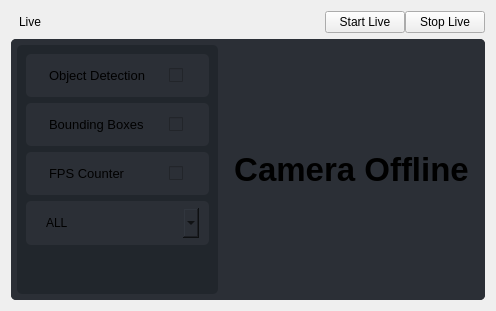
            <widget class="QWidget" name="DashboardPage">
             <layout class="QVBoxLayout" name="verticalLayout_9">
              <item alignment="Qt::AlignTop">
               <widget class="QWidget" name="DashboardBar" native="true">
                <property name="styleSheet">
                 <string notr="true"/>
                </property>
                <layout class="QHBoxLayout" name="horizontalLayout_9">
                 <property name="spacing">
                  <number>0</number>
                 </property>
                 <property name="leftMargin">
                  <number>0</number>
                 </property>
                 <property name="topMargin">
                  <number>0</number>
                 </property>
                 <property name="rightMargin">
                  <number>0</number>
                 </property>
                 <property name="bottomMargin">
                  <number>0</number>
                 </property>
                 <item>
                  <widget class="QLabel" name="homeTitle">
                   <property name="styleSheet">
                    <string notr="true">padding-left:5px;</string>
                   </property>
                   <property name="text">
                    <string>Live</string>
                   </property>
                  </widget>
                 </item>
                 <item>
                  <widget class="QPushButton" name="liveBtn">
                   <property name="sizePolicy">
                    <sizepolicy hsizetype="Maximum" vsizetype="Fixed">
                     <horstretch>0</horstretch>
                     <verstretch>0</verstretch>
                    </sizepolicy>
                   </property>
                   <property name="cursor">
                    <cursorShape>PointingHandCursor</cursorShape>
                   </property>
                   <property name="text">
                    <string>Start Live</string>
                   </property>
                   <property name="icon">
                    <iconset resource="../resources.qrc">
                     <normaloff>:/feather/play.svg</normaloff>:/feather/play.svg</iconset>
                   </property>
                  </widget>
                 </item>
                 <item>
                  <widget class="QPushButton" name="stopLiveBtn">
                   <property name="sizePolicy">
                    <sizepolicy hsizetype="Maximum" vsizetype="Fixed">
                     <horstretch>0</horstretch>
                     <verstretch>0</verstretch>
                    </sizepolicy>
                   </property>
                   <property name="cursor">
                    <cursorShape>PointingHandCursor</cursorShape>
                   </property>
                   <property name="layoutDirection">
                    <enum>Qt::LeftToRight</enum>
                   </property>
                   <property name="autoFillBackground">
                    <bool>false</bool>
                   </property>
                   <property name="styleSheet">
                    <string notr="true"/>
                   </property>
                   <property name="text">
                    <string>Stop Live</string>
                   </property>
                   <property name="icon">
                    <iconset resource="../resources.qrc">
                     <normaloff>:/feather/square.svg</normaloff>:/feather/square.svg</iconset>
                   </property>
                  </widget>
                 </item>
                </layout>
               </widget>
              </item>
              <item>
               <widget class="QWidget" name="DashboarMain" native="true">
                <property name="sizePolicy">
                 <sizepolicy hsizetype="Preferred" vsizetype="Expanding">
                  <horstretch>0</horstretch>
                  <verstretch>0</verstretch>
                 </sizepolicy>
                </property>
                <property name="styleSheet">
                 <string notr="true">background-color:#2b2f36;
border-radius:5px;
padding:7px 10px;</string>
                </property>
                <layout class="QVBoxLayout" name="verticalLayout_10">
                 <property name="spacing">
                  <number>0</number>
                 </property>
                 <property name="leftMargin">
                  <number>0</number>
                 </property>
                 <property name="topMargin">
                  <number>0</number>
                 </property>
                 <property name="rightMargin">
                  <number>0</number>
                 </property>
                 <property name="bottomMargin">
                  <number>0</number>
                 </property>
                 <item>
                  <widget class="QWidget" name="widget_4" native="true">
                   <layout class="QHBoxLayout" name="horizontalLayout_13">
                    <property name="leftMargin">
                     <number>6</number>
                    </property>
                    <property name="topMargin">
                     <number>6</number>
                    </property>
                    <property name="rightMargin">
                     <number>6</number>
                    </property>
                    <property name="bottomMargin">
                     <number>6</number>
                    </property>
                    <item>
                     <widget class="QWidget" name="dashboardTools" native="true">
                      <property name="sizePolicy">
                       <sizepolicy hsizetype="Maximum" vsizetype="Preferred">
                        <horstretch>0</horstretch>
                        <verstretch>0</verstretch>
                       </sizepolicy>
                      </property>
                      <property name="styleSheet">
                       <string notr="true">QLabel{
font-size:10pt;
}
#dashboardTools{
	background-color: #21262c;
}</string>
                      </property>
                      <layout class="QVBoxLayout" name="verticalLayout_28">
                       <item>
                        <widget class="QFrame" name="frame_17">
                         <property name="sizePolicy">
                          <sizepolicy hsizetype="Preferred" vsizetype="Preferred">
                           <horstretch>0</horstretch>
                           <verstretch>0</verstretch>
                          </sizepolicy>
                         </property>
                         <property name="maximumSize">
                          <size>
                           <width>16777215</width>
                           <height>16777215</height>
                          </size>
                         </property>
                         <property name="frameShape">
                          <enum>QFrame::StyledPanel</enum>
                         </property>
                         <property name="frameShadow">
                          <enum>QFrame::Raised</enum>
                         </property>
                         <layout class="QHBoxLayout" name="horizontalLayout_14">
                          <property name="spacing">
                           <number>0</number>
                          </property>
                          <property name="leftMargin">
                           <number>0</number>
                          </property>
                          <property name="topMargin">
                           <number>0</number>
                          </property>
                          <property name="rightMargin">
                           <number>0</number>
                          </property>
                          <property name="bottomMargin">
                           <number>0</number>
                          </property>
                          <item alignment="Qt::AlignLeft">
                           <widget class="QLabel" name="detectLable">
                            <property name="sizePolicy">
                             <sizepolicy hsizetype="Expanding" vsizetype="Preferred">
                              <horstretch>0</horstretch>
                              <verstretch>0</verstretch>
                             </sizepolicy>
                            </property>
                            <property name="styleSheet">
                             <string notr="true"/>
                            </property>
                            <property name="text">
                             <string>Object Detection</string>
                            </property>
                           </widget>
                          </item>
                          <item>
                           <widget class="QCheckBox" name="detectCheck">
                            <property name="text">
                             <string/>
                            </property>
                           </widget>
                          </item>
                         </layout>
                        </widget>
                       </item>
                       <item>
                        <widget class="QFrame" name="frame_20">
                         <property name="sizePolicy">
                          <sizepolicy hsizetype="Preferred" vsizetype="Maximum">
                           <horstretch>0</horstretch>
                           <verstretch>0</verstretch>
                          </sizepolicy>
                         </property>
                         <property name="frameShape">
                          <enum>QFrame::StyledPanel</enum>
                         </property>
                         <property name="frameShadow">
                          <enum>QFrame::Raised</enum>
                         </property>
                         <layout class="QHBoxLayout" name="horizontalLayout_32">
                          <property name="spacing">
                           <number>0</number>
                          </property>
                          <property name="leftMargin">
                           <number>0</number>
                          </property>
                          <property name="topMargin">
                           <number>0</number>
                          </property>
                          <property name="rightMargin">
                           <number>0</number>
                          </property>
                          <property name="bottomMargin">
                           <number>0</number>
                          </property>
                          <item>
                           <widget class="QLabel" name="label_26">
                            <property name="sizePolicy">
                             <sizepolicy hsizetype="Expanding" vsizetype="Preferred">
                              <horstretch>0</horstretch>
                              <verstretch>0</verstretch>
                             </sizepolicy>
                            </property>
                            <property name="text">
                             <string>Bounding Boxes</string>
                            </property>
                           </widget>
                          </item>
                          <item>
                           <widget class="QCheckBox" name="drawCheck">
                            <property name="sizePolicy">
                             <sizepolicy hsizetype="Maximum" vsizetype="Maximum">
                              <horstretch>0</horstretch>
                              <verstretch>0</verstretch>
                             </sizepolicy>
                            </property>
                            <property name="text">
                             <string/>
                            </property>
                           </widget>
                          </item>
                         </layout>
                        </widget>
                       </item>
                       <item>
                        <widget class="QFrame" name="frame_18">
                         <property name="sizePolicy">
                          <sizepolicy hsizetype="Preferred" vsizetype="Maximum">
                           <horstretch>0</horstretch>
                           <verstretch>0</verstretch>
                          </sizepolicy>
                         </property>
                         <property name="frameShape">
                          <enum>QFrame::StyledPanel</enum>
                         </property>
                         <property name="frameShadow">
                          <enum>QFrame::Raised</enum>
                         </property>
                         <layout class="QHBoxLayout" name="horizontalLayout_30">
                          <property name="spacing">
                           <number>0</number>
                          </property>
                          <property name="leftMargin">
                           <number>0</number>
                          </property>
                          <property name="topMargin">
                           <number>0</number>
                          </property>
                          <property name="rightMargin">
                           <number>0</number>
                          </property>
                          <property name="bottomMargin">
                           <number>0</number>
                          </property>
                          <item alignment="Qt::AlignLeft">
                           <widget class="QLabel" name="label_8">
                            <property name="sizePolicy">
                             <sizepolicy hsizetype="Expanding" vsizetype="Preferred">
                              <horstretch>0</horstretch>
                              <verstretch>0</verstretch>
                             </sizepolicy>
                            </property>
                            <property name="text">
                             <string>FPS Counter</string>
                            </property>
                           </widget>
                          </item>
                          <item>
                           <widget class="QCheckBox" name="fpsCheck">
                            <property name="sizePolicy">
                             <sizepolicy hsizetype="Maximum" vsizetype="Maximum">
                              <horstretch>0</horstretch>
                              <verstretch>0</verstretch>
                             </sizepolicy>
                            </property>
                            <property name="text">
                             <string/>
                            </property>
                           </widget>
                          </item>
                         </layout>
                        </widget>
                       </item>
                       <item>
                        <widget class="QFrame" name="frame_19">
                         <property name="sizePolicy">
                          <sizepolicy hsizetype="Preferred" vsizetype="Maximum">
                           <horstretch>0</horstretch>
                           <verstretch>0</verstretch>
                          </sizepolicy>
                         </property>
                         <property name="frameShape">
                          <enum>QFrame::StyledPanel</enum>
                         </property>
                         <property name="frameShadow">
                          <enum>QFrame::Raised</enum>
                         </property>
                         <layout class="QHBoxLayout" name="horizontalLayout_31">
                          <property name="spacing">
                           <number>0</number>
                          </property>
                          <property name="leftMargin">
                           <number>0</number>
                          </property>
                          <property name="topMargin">
                           <number>0</number>
                          </property>
                          <property name="rightMargin">
                           <number>0</number>
                          </property>
                          <property name="bottomMargin">
                           <number>0</number>
                          </property>
                          <item>
                           <widget class="CheckComboBox" name="checkComboBox">
                            <item>
                             <property name="text">
                              <string>ALL</string>
                             </property>
                            </item>
                            <item>
                             <property name="text">
                              <string>person</string>
                             </property>
                            </item>
                            <item>
                             <property name="text">
                              <string>cell phone</string>
                             </property>
                            </item>
                            <item>
                             <property name="text">
                              <string>chair</string>
                             </property>
                            </item>
                           </widget>
                          </item>
                         </layout>
                        </widget>
                       </item>
                       <item>
                        <spacer name="verticalSpacer_2">
                         <property name="orientation">
                          <enum>Qt::Vertical</enum>
                         </property>
                         <property name="sizeHint" stdset="0">
                          <size>
                           <width>20</width>
                           <height>40</height>
                          </size>
                         </property>
                        </spacer>
                       </item>
                      </layout>
                     </widget>
                    </item>
                    <item>
                     <widget class="QLabel" name="camFrame">
                      <property name="sizePolicy">
                       <sizepolicy hsizetype="Expanding" vsizetype="Expanding">
                        <horstretch>0</horstretch>
                        <verstretch>0</verstretch>
                       </sizepolicy>
                      </property>
                      <property name="font">
                       <font>
                        <family>Yu Gothic UI</family>
                        <pointsize>25</pointsize>
                        <italic>false</italic>
                        <bold>true</bold>
                       </font>
                      </property>
                      <property name="styleSheet">
                       <string notr="true">font-size:25pt;</string>
                      </property>
                      <property name="text">
                       <string>Camera Offline</string>
                      </property>
                      <property name="alignment">
                       <set>Qt::AlignCenter</set>
                      </property>
                     </widget>
                    </item>
                   </layout>
                  </widget>
                 </item>
                </layout>
               </widget>
              </item>
             </layout>
            </widget>
